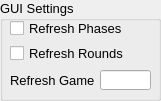
   <widget class="QGroupBox" name="groupBox_7">
    <property name="geometry">
     <rect>
      <x>1100</x>
      <y>10</y>
      <width>161</width>
      <height>101</height>
     </rect>
    </property>
    <property name="font">
     <font>
      <pointsize>10</pointsize>
     </font>
    </property>
    <property name="title">
     <string>GUI Settings</string>
    </property>
    <widget class="QLabel" name="label_37">
     <property name="geometry">
      <rect>
       <x>10</x>
       <y>70</y>
       <width>91</width>
       <height>20</height>
      </rect>
     </property>
     <property name="font">
      <font>
       <pointsize>10</pointsize>
      </font>
     </property>
     <property name="text">
      <string>Refresh Game</string>
     </property>
     <property name="alignment">
      <set>Qt::AlignLeading|Qt::AlignLeft|Qt::AlignVCenter</set>
     </property>
    </widget>
    <widget class="QCheckBox" name="checkBoxRefreshPhases">
     <property name="geometry">
      <rect>
       <x>10</x>
       <y>20</y>
       <width>131</width>
       <height>17</height>
      </rect>
     </property>
     <property name="text">
      <string>Refresh Phases</string>
     </property>
    </widget>
    <widget class="QCheckBox" name="checkBoxRefreshRounds">
     <property name="geometry">
      <rect>
       <x>10</x>
       <y>45</y>
       <width>131</width>
       <height>17</height>
      </rect>
     </property>
     <property name="text">
      <string>Refresh Rounds</string>
     </property>
    </widget>
    <widget class="QLineEdit" name="lineRefreshGameInterval">
     <property name="geometry">
      <rect>
       <x>100</x>
       <y>70</y>
       <width>51</width>
       <height>20</height>
      </rect>
     </property>
    </widget>
   </widget>
